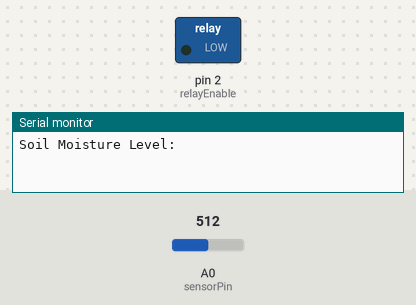
Bench run of a sketch on a simulated Arduino Uno, built with avr-gcc and run on an emulated ATmega328P. Parts: switched loads named in the sketch (green lamp = pin HIGH), the last lines printed to the serial monitor. The test bench sets the inputs (shaded band); at power-on: A0 (sensorPin) = 512.

Above: at 0.1 s.
At 1.1 s:
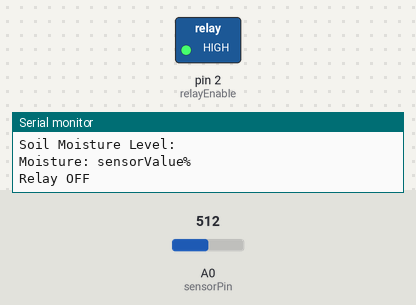
Timing chart, 0 to 2.6 s (numbered marks = the images above):
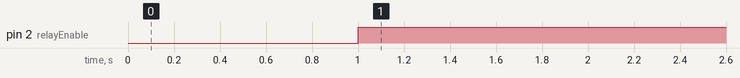

The sketch:

water_pump.ino
```cpp
const int relayEnable = 2;
const int sensorPin = A0;
const int thresholdMax = 800;
const int thresholdMin = 10;

void setup() {
  pinMode(relayEnable, OUTPUT);
  pinMode(sensorPin, INPUT);
  Serial.begin(9600);
  Serial.println("Soil Moisture Level: ");
  delay(1000);
}

void loop() {
  int sensorValue = analogRead(sensorPin);
  sensorValue = map(sensorValue, thresholdMax, thresholdMin, 0, 100);
  Serial.print("Moisture: ");
  Serial.print("sensorValue");
  Serial.println("%");

  if (sensorValue < 0) {
    digitalWrite(relayEnable, LOW);
  } else {
    digitalWrite(relayEnable, HIGH);
    Serial.println("Relay OFF");
  }

  delay(1000);
}
```

Measured:
- by itself, pin 2 (relayEnable): LOW → HIGH at 1.0 s
